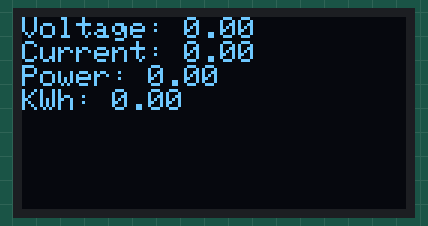
This sketch was run on a simulated Arduino Mega 2560, built with avr-gcc and run on an emulated ATmega2560. Parts: 128×64 one-colour display.

Above: at 11.6 s.

The sketch:

EM330_Energy_Meter.ino
```cpp
#include <Wire.h>
#include <Adafruit_GFX.h>
#include <Adafruit_SSD1306.h>
#include <ModbusMaster.h>

ModbusMaster node;

#define SLAVE_ID 2

#define VOLTAGE_ADDR 0x0000
#define VOLTAGE_LEN 2
#define CURRENT_ADDR 0x0E
#define CURRENT_LEN 2
#define POWER_ADDR 0x14
#define POWER_LEN 2
#define KILOWATTS_HOUR_ADDR 0x112
#define KILOWATTS_HOUR_LEN 2

#define VOLTAGE_WEIGHT 0.1
#define CURRENT_WEIGHT 0.001
#define POWER_WEIGHT 0.1
#define KILOWATTS_HOUR_WEIGHT 0.1

#define SCREEN_WIDTH 128
#define SCREEN_HEIGHT 64
#define OLED_RESET -1
Adafruit_SSD1306 display(SCREEN_WIDTH, SCREEN_HEIGHT, &Wire, OLED_RESET);

void setup()
{
  Serial1.begin(9600);
  Serial.begin(9600);

  node.begin(SLAVE_ID, Serial1);

  if (!display.begin(SSD1306_SWITCHCAPVCC, 0x3C))
  {
    Serial.println(F("SSD1306 allocation failed"));
    for (;;)
      ;
  }

  delay(2000);
  display.clearDisplay();
  display.display();
}

void loop()
{
  uint8_t result;
  float voltage, current, power, kilowatts_hour;

  result = node.readHoldingRegisters(VOLTAGE_ADDR, VOLTAGE_LEN);
  voltage = (float)node.getResponseBuffer(0) + ((float)node.getResponseBuffer(1) / 100.0);
  voltage = voltage * VOLTAGE_WEIGHT;

  delay(500);
  result = node.readHoldingRegisters(CURRENT_ADDR, CURRENT_LEN);
  current = (float)node.getResponseBuffer(0) + ((float)node.getResponseBuffer(1) / 100.0);
  current = current * CURRENT_WEIGHT;

  delay(500);
  result = node.readHoldingRegisters(POWER_ADDR, POWER_LEN);
  power = (float)node.getResponseBuffer(0) + ((float)node.getResponseBuffer(1) / 100.0);
  power = power * POWER_WEIGHT;

  delay(500);
  result = node.readHoldingRegisters(KILOWATTS_HOUR_ADDR, KILOWATTS_HOUR_LEN);
  kilowatts_hour = (float)node.getResponseBuffer(0) + ((float)node.getResponseBuffer(1) / 100.0);
  kilowatts_hour = kilowatts_hour * KILOWATTS_HOUR_WEIGHT;

  display.clearDisplay();
  display.setTextSize(1);
  display.setTextColor(SSD1306_WHITE);
  display.setCursor(0, 0);
  display.print("Voltage: ");
  display.println(voltage);
  display.print("Current: ");
  display.println(current);
  display.print("Power: ");
  display.println(power);
  display.print("KWh: ");
  display.println(kilowatts_hour);
  display.display();

  delay(10000);
}
```
